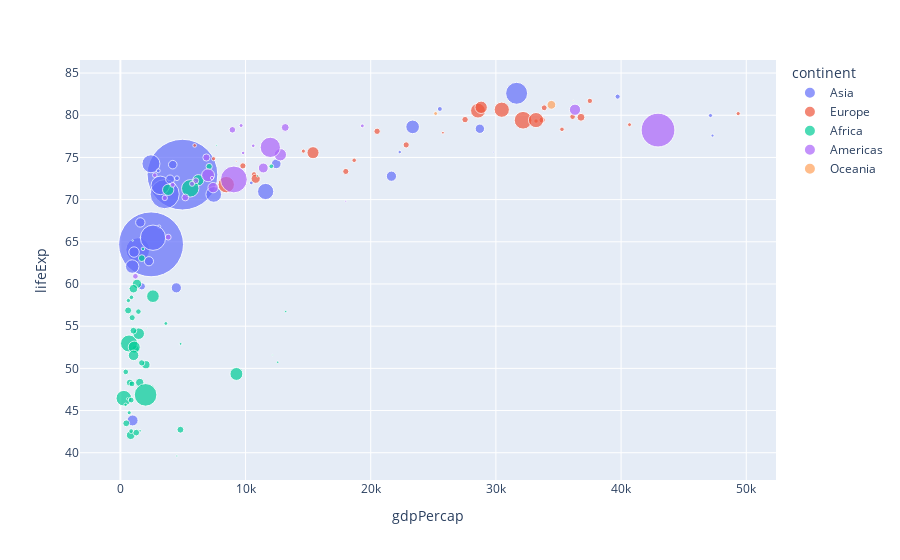

Source (notebook cell):
### Markdown cell above
# EJERCICIO 2

- Utiliza el mismo subset del datos del 2007
- Crea de nuevo una gráfica de disperción incluyendo nuevos parámetros: `color`, `size` y `size_max`
Nota: `color` tiene que ser una variable categórica, y `size` una variable numérica

### Code cell
# px._______(data = ____, x=_____, y=_____, other_paremeters=____)


subset_2007 = dataset.query('year == 2007')
px.scatter(subset_2007, x='gdpPercap', y='lifeExp',color='continent', size='pop', size_max=50)
